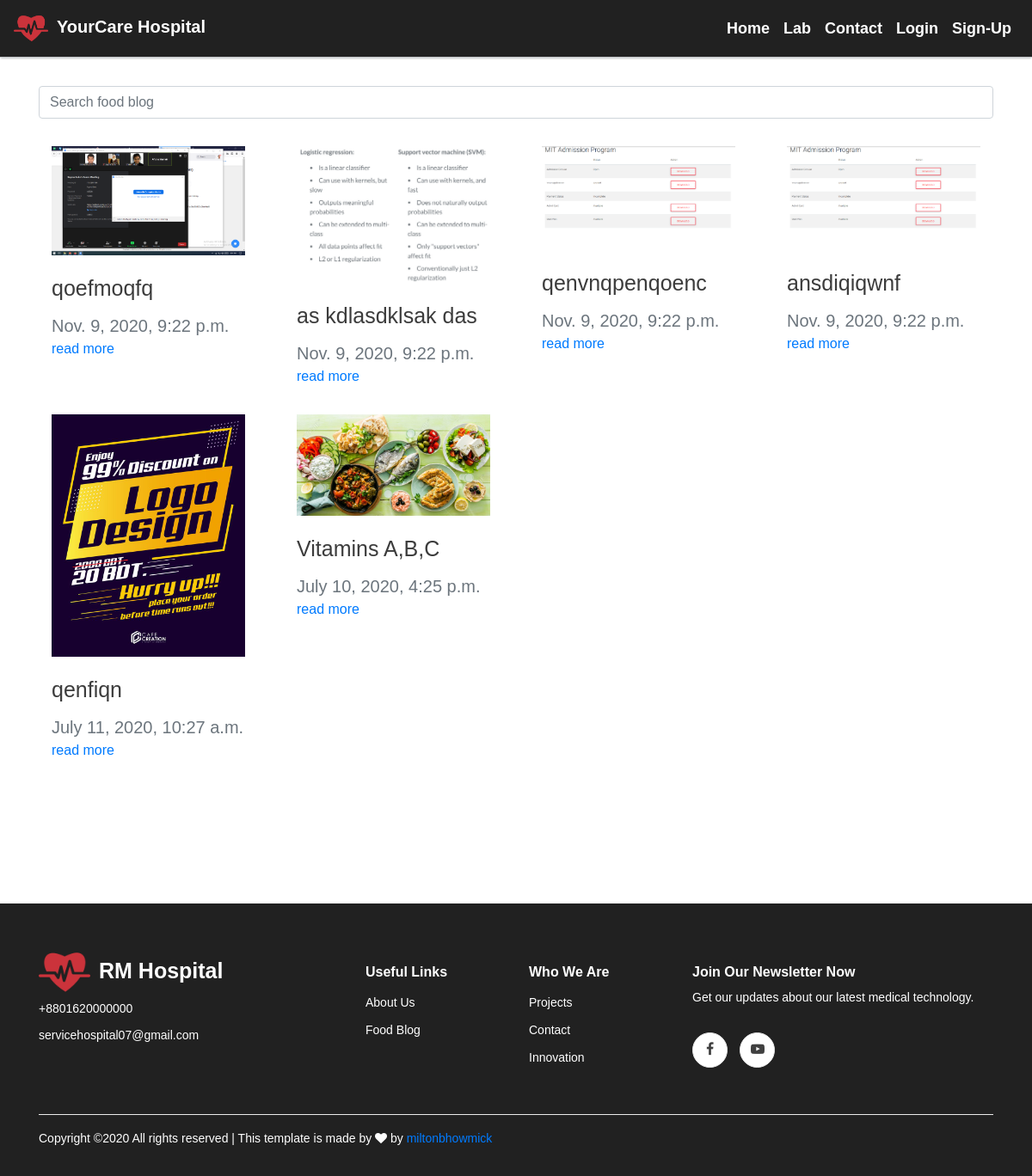
/food/posts/, run on the app's committed database.
### home/models.py (models this page shows, shortened)
class FoodBlog(models.Model):
	title = models.CharField(max_length=255, blank=True, default='')
	date = models.DateTimeField(default=datetime.datetime.now(), blank=True)
	post_image = models.ImageField(upload_to='medcine_images', null=True, blank=True)
	thumbnail = ImageSpecField(source='post_image', processors=[ResizeToFill(100,200)], format='JPEG', options={'quality':60})
	description = RichTextField(max_length=1000, null=True, blank=True)
	slug = models.SlugField(unique=True,blank=True, default='')

### home/views.py (the view)
# urls.py: path('food/posts/',views.FoodBlogDetails.as_view(), name='food_posts'),
class FoodBlogDetails(View):
	template_name = 'home/food_blog.html'
	def get(self, request):
		food_blogs = FoodBlog.objects.all().order_by('-id')
		contexts = {
			'food_blogs': food_blogs,
		}
		return render(request, self.template_name, contexts)

### home/templates/home/food_blog.html
{% extends 'home/base.html' %}
{% block content %}
{% load static %}
<div class="container" style="margin-top: 100px; color: #3c3c3c;">
	<form action="{% url 'home:food_blog_search' %}" method="get">
		<div class="form-group">
			<input class="form-control" type="text" name="q" placeholder="Search food blog">
		</div>
	</form>
	<div class="row">
	{% for post in food_blogs %}
			<div class="col-md-3 my-3">
				<div class="container">
					<div>
						<img src="{{post.post_image.url}}" style="width:100%;display:block;margin-bottom: 20px;"/>
					</div>
						<div style="font-size: 25px;margin-bottom: 10px;">
							{{post.title}}
						</div>
					<div class="text-muted" style="font-size: 20px;">
						{{post.date}}
					</div>
					<div>
						<a href="{% url 'home:food_blog_post' post.slug %}">read more</a>
					</div>
				</div>
			</div>
	{% endfor %}
		</div>
</div>
{% endblock %}

### static/css/main.css (style rules this page uses)
body { font-family: din,sans-serif; font-size: 1rem; font-weight: 400; line-height: 1.5; color: #212529; text-align: left; }

### data on the page
FoodBlog: post_image (picture), title "qoefmoqfq", date "Nov. 9, 2020, 9:22 p.m."
FoodBlog: post_image (picture), title "as kdlasdklsak das", date "Nov. 9, 2020, 9:22 p.m."
FoodBlog: post_image (picture), title "qenvnqpenqoenc", date "Nov. 9, 2020, 9:22 p.m."
FoodBlog: post_image (picture), title "ansdiqiqwnf", date "Nov. 9, 2020, 9:22 p.m."
FoodBlog: post_image (picture), title "qenfiqn", date "July 11, 2020, 10:27 a.m."
FoodBlog: post_image (picture), title "Vitamins A,B,C", date "July 10, 2020, 4:25 p.m."
